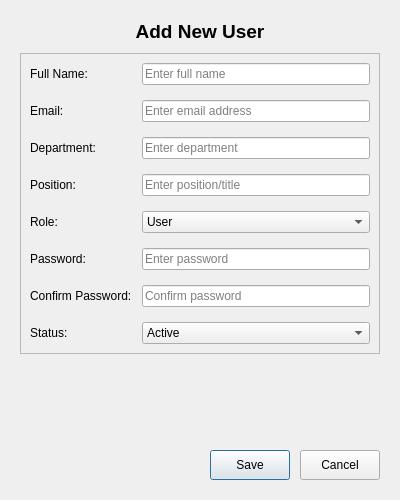
<?xml version="1.0" encoding="UTF-8"?>
<ui version="4.0">
 <class>AddUserDialog</class>
 <widget class="QDialog" name="AddUserDialog">
  <property name="geometry">
   <rect>
    <x>0</x>
    <y>0</y>
    <width>400</width>
    <height>500</height>
   </rect>
  </property>
  <property name="windowTitle">
   <string>Add User</string>
  </property>
  <property name="modal">
   <bool>true</bool>
  </property>
  <layout class="QVBoxLayout" name="verticalLayout">
   <property name="spacing">
    <number>10</number>
   </property>
   <property name="margin">
    <number>20</number>
   </property>
   <item>
    <widget class="QLabel" name="titleLabel">
     <property name="text">
      <string>Add New User</string>
     </property>
     <property name="alignment">
      <set>Qt::AlignCenter</set>
     </property>
     <property name="font">
      <font>
       <pointsize>14</pointsize>
       <weight>75</weight>
       <bold>true</bold>
      </font>
     </property>
    </widget>
   </item>
   <item>
    <widget class="QFrame" name="formFrame">
     <property name="frameShape">
      <enum>QFrame::StyledPanel</enum>
     </property>
     <layout class="QFormLayout" name="formLayout">
      <property name="horizontalSpacing">
       <number>10</number>
      </property>
      <property name="verticalSpacing">
       <number>15</number>
      </property>
      <item row="0" column="0">
       <widget class="QLabel" name="nameLabel">
        <property name="text">
         <string>Full Name:</string>
        </property>
       </widget>
      </item>
      <item row="0" column="1">
       <widget class="QLineEdit" name="nameLineEdit">
        <property name="placeholderText">
         <string>Enter full name</string>
        </property>
       </widget>
      </item>
      <item row="1" column="0">
       <widget class="QLabel" name="emailLabel">
        <property name="text">
         <string>Email:</string>
        </property>
       </widget>
      </item>
      <item row="1" column="1">
       <widget class="QLineEdit" name="emailLineEdit">
        <property name="placeholderText">
         <string>Enter email address</string>
        </property>
       </widget>
      </item>
      <item row="2" column="0">
       <widget class="QLabel" name="departmentLabel">
        <property name="text">
         <string>Department:</string>
        </property>
       </widget>
      </item>
      <item row="2" column="1">
       <widget class="QLineEdit" name="departmentLineEdit">
        <property name="placeholderText">
         <string>Enter department</string>
        </property>
       </widget>
      </item>
      <item row="3" column="0">
       <widget class="QLabel" name="positionLabel">
        <property name="text">
         <string>Position:</string>
        </property>
       </widget>
      </item>
      <item row="3" column="1">
       <widget class="QLineEdit" name="positionLineEdit">
        <property name="placeholderText">
         <string>Enter position/title</string>
        </property>
       </widget>
      </item>
      <item row="4" column="0">
       <widget class="QLabel" name="roleLabel">
        <property name="text">
         <string>Role:</string>
        </property>
       </widget>
      </item>
      <item row="4" column="1">
       <widget class="QComboBox" name="roleComboBox">
        <item>
         <property name="text">
          <string>User</string>
         </property>
        </item>
        <item>
         <property name="text">
          <string>Admin</string>
         </property>
        </item>
        <item>
         <property name="text">
          <string>Viewer</string>
         </property>
        </item>
       </widget>
      </item>
      <item row="5" column="0">
       <widget class="QLabel" name="passwordLabel">
        <property name="text">
         <string>Password:</string>
        </property>
       </widget>
      </item>
      <item row="5" column="1">
       <widget class="QLineEdit" name="passwordLineEdit">
        <property name="echoMode">
         <enum>QLineEdit::Password</enum>
        </property>
        <property name="placeholderText">
         <string>Enter password</string>
        </property>
       </widget>
      </item>
      <item row="6" column="0">
       <widget class="QLabel" name="confirmPasswordLabel">
        <property name="text">
         <string>Confirm Password:</string>
        </property>
       </widget>
      </item>
      <item row="6" column="1">
       <widget class="QLineEdit" name="confirmPasswordLineEdit">
        <property name="echoMode">
         <enum>QLineEdit::Password</enum>
        </property>
        <property name="placeholderText">
         <string>Confirm password</string>
        </property>
       </widget>
      </item>
      <item row="7" column="0">
       <widget class="QLabel" name="statusLabel">
        <property name="text">
         <string>Status:</string>
        </property>
       </widget>
      </item>
      <item row="7" column="1">
       <widget class="QComboBox" name="statusComboBox">
        <item>
         <property name="text">
          <string>Active</string>
         </property>
        </item>
        <item>
         <property name="text">
          <string>Inactive</string>
         </property>
        </item>
        <item>
         <property name="text">
          <string>Suspended</string>
         </property>
        </item>
       </widget>
      </item>
     </layout>
    </widget>
   </item>
   <item>
    <spacer name="verticalSpacer">
     <property name="orientation">
      <enum>Qt::Vertical</enum>
     </property>
     <property name="sizeHint" stdset="0">
      <size>
       <width>20</width>
       <height>20</height>
      </size>
     </property>
    </spacer>
   </item>
   <item>
    <layout class="QHBoxLayout" name="buttonLayout">
     <property name="spacing">
      <number>10</number>
     </property>
     <item>
      <spacer name="horizontalSpacer">
       <property name="orientation">
        <enum>Qt::Horizontal</enum>
       </property>
       <property name="sizeHint" stdset="0">
        <size>
         <width>40</width>
         <height>20</height>
        </size>
       </property>
      </spacer>
     </item>
     <item>
      <widget class="QPushButton" name="saveButton">
       <property name="text">
        <string>Save</string>
       </property>
       <property name="minimumSize">
        <size>
         <width>80</width>
         <height>30</height>
        </size>
       </property>
      </widget>
     </item>
     <item>
      <widget class="QPushButton" name="cancelButton">
       <property name="text">
        <string>Cancel</string>
       </property>
       <property name="minimumSize">
        <size>
         <width>80</width>
         <height>30</height>
        </size>
       </property>
      </widget>
     </item>
    </layout>
   </item>
  </layout>
 </widget>
 <resources/>
 <connections>
  <connection>
   <sender>cancelButton</sender>
   <signal>clicked()</signal>
   <receiver>AddUserDialog</receiver>
   <slot>reject()</slot>
   <hints>
    <hint type="sourcelabel">
     <x>350</x>
     <y>410</y>
    </hint>
    <hint type="destinationlabel">
     <x>200</x>
     <y>225</y>
    </hint>
   </hints>
  </connection>
  <connection>
   <sender>saveButton</sender>
   <signal>clicked()</signal>
   <receiver>AddUserDialog</receiver>
   <slot>accept()</slot>
   <hints>
    <hint type="sourcelabel">
     <x>270</x>
     <y>410</y>
    </hint>
    <hint type="destinationlabel">
     <x>200</x>
     <y>225</y>
    </hint>
   </hints>
  </connection>
 </connections>
</ui>
